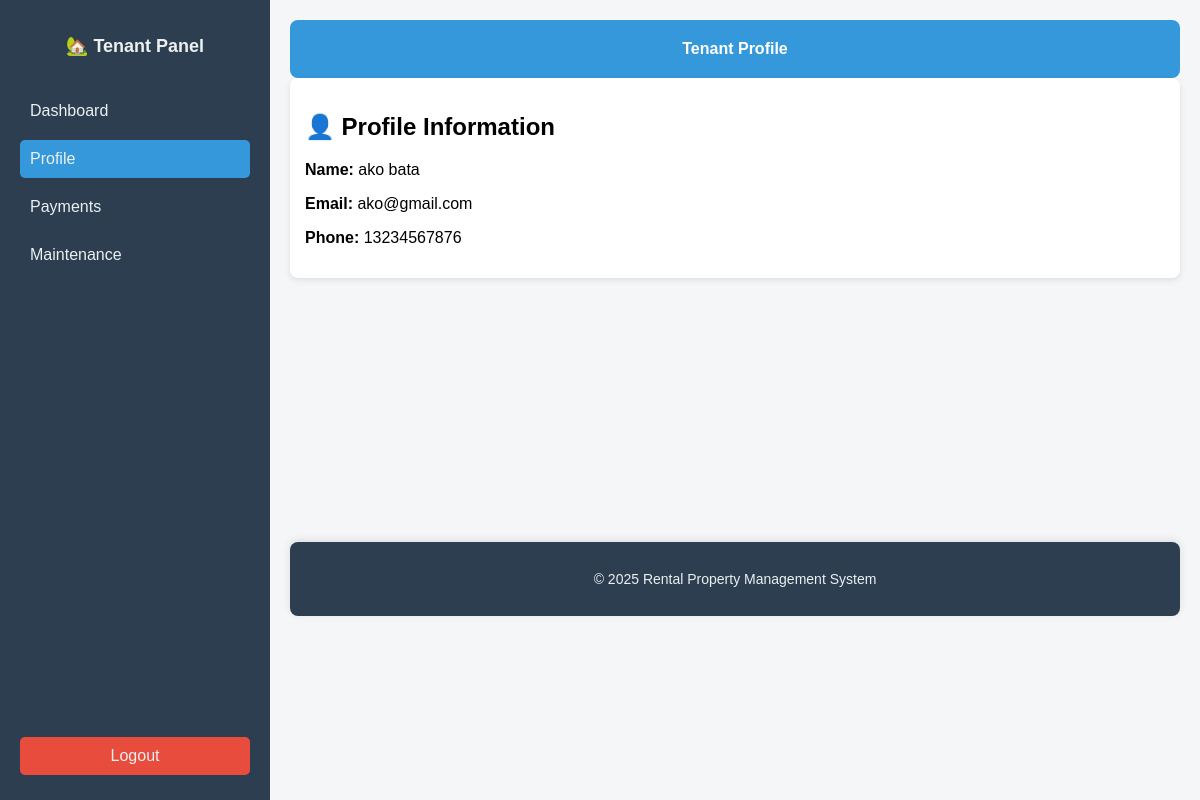
The page /tenant/profile.php (signed in) on the database its author committed.
### tables this page shows
CREATE TABLE `tenant` (
  `tenant_id` int NOT NULL,
  `fname` varchar(100) NOT NULL,
  `mname` varchar(100) DEFAULT NULL,
  `lname` varchar(100) NOT NULL,
  `contact_number` varchar(20) DEFAULT NULL,
  `username` varchar(100) NOT NULL,
  `email` varchar(100) NOT NULL,
  `password` varchar(255) NOT NULL
);

### tenant/profile.php (the view, shortened to what this page needs)
<?php
require '../db.php';
$tenant_id = (int)$_SESSION['tenant_id'];
$stmt = $pdo->prepare("SELECT * FROM tenant WHERE tenant_id = ?");
$stmt->execute([$tenant_id]);
$profile = $stmt->fetch(PDO::FETCH_ASSOC);
?>
<!DOCTYPE html>
<html lang="en">
<head>
<link rel="stylesheet" href="../assets/css/style.css">
</head>
<body>
<div class="dashboard-container">
  <div class="sidebar">
    <h2>🏡 Tenant Panel</h2>
    <a href="dashboard.php">Dashboard</a>
    <a href="profile.php" class="active">Profile</a>
    <a href="payment_history.php">Payments</a>
    <a href="maintenance_request.php">Maintenance</a>
    <a href="logout.php" class="logout">Logout</a>
  </div>
  <div class="main-content">
    <div class="header">
      Tenant Profile
    </div>
    <div class="card">
      <h2>👤 Profile Information</h2>
      <p><strong>Name:</strong> <?= htmlspecialchars($profile['fname'] . ' ' . $profile['lname']) ?></p>
      <p><strong>Email:</strong> <?= htmlspecialchars($profile['email']) ?></p>
      <p><strong>Phone:</strong> <?= htmlspecialchars($profile['contact_number'] ?? '') ?></p>
    </div>
    <br>
<br>
<br>
<br>
<br>
<br>
<br>
<br><br>
<br>
<br>
<br>
<br>
 <footer class="footer">
      <p>© <?= date('Y') ?> Rental Property Management System</p>
    </footer>
  </div>
</div>
</body>
</html>

### assets/css/style.css (style rules this page uses)
body { margin: 0; font-family: Arial, sans-serif; background: #f4f6f7; }
.dashboard-container { display: flex; min-height: 100vh; }
.sidebar { background: #2c3e50; color: #ecf0f1; width: 230px; padding: 20px; display: flex; flex-direction: column; }
.sidebar h2 { text-align: center; margin-bottom: 30px; font-size: 18px; }
.sidebar a { color: #ecf0f1; text-decoration: none; padding: 10px; margin: 5px 0; border-radius: 5px; transition: background 0.3s; }
.sidebar a:hover, .sidebar a.active { background: #3498db; }
.sidebar .logout { margin-top: auto; background: #e74c3c; text-align: center; }
.main-content { flex: 1; padding: 20px; }
.header { background: #3498db; color: #fff; padding: 20px; border-radius: 8px; font-size: 16px; font-weight: bold; text-align: center; }
.card { background: #fff; border-radius: 8px; padding: 15px; box-shadow: 0 2px 6px rgba(0,0,0,0.1); }
.footer { background: #2c3e50; color: #ecf0f1; text-align: center; padding: 15px; border-radius: 8px; margin-top: 30px; font-size: 14px; box-shadow: 0 -2px 8px rgba(0, 0, 0, 0.1); }

### rows shown on the page
tenant: fname+lname "ako bata", email "ako@gmail.com", contact_number "13234567876"
